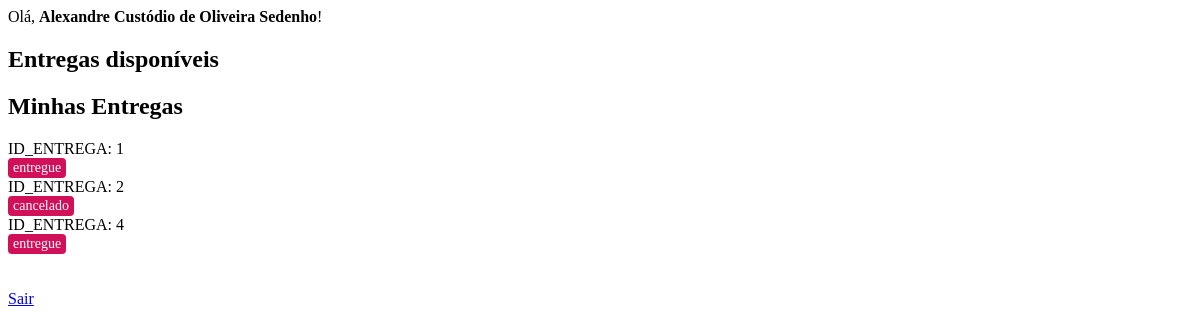
The app's page /entregador.php (signed in) with its own data.
### tables this page shows
CREATE TABLE `tab_entrega` (
  `id` int(11) NOT NULL,
  `id_consumidor` int(11) NOT NULL,
  `id_entregador` int(11) NOT NULL,
  `largura` int(11) NOT NULL,
  `altura` int(11) NOT NULL,
  `profundidade` int(11) NOT NULL,
  `peso` double NOT NULL,
  `sensivel` int(11) NOT NULL,
  `status` int(11) NOT NULL
);

CREATE TABLE `tab_status_entrega` (
  `id` int(11) NOT NULL,
  `des_status` varchar(50) NOT NULL
);

### entregador.php (the view, shortened to what this page needs)
<?php
    require('conexao.php');
    echo "Olá, <strong>{$_SESSION['nome_usuario']}</strong>!" . '<br>';
    echo "<h2>Entregas disponíveis</h2>";
    $sql2 = "SELECT te.id, te.largura, te.altura, te.profundidade, te.sensivel, te.peso, tse.des_status
            FROM tab_entrega AS te
            INNER JOIN tab_status_entrega AS tse
            ON tse.id = te.status
            WHERE te.id_entregador = {$_SESSION['id_usuario']}";
    $stm2 = $conexao->prepare($sql2);
    $stm2->execute();
    echo "<h2>Minhas Entregas</h2>";
    while($res2 = $stm2->fetch(PDO::FETCH_ASSOC)){
        if ($res2['des_status'] == "entregue") {
            echo "ID_ENTREGA: " . $res2['id'] . "<br>"
                . " <span class='btn-finalizar sem-hover'>" . $res2['des_status'] . "</span><br>";
        } else {
            echo "ID_ENTREGA: " . $res2['id'] . "<br>"
                . " <a class='btn-finalizar' href='finalizar_entrega.php?id=" . $res2['id'] . "'>"
                . "<span class='texto-normal'>" . $res2['des_status'] . "</span>"
                . "<span class='texto-hover'>Clique para concluir</span></a><br>";
        }
    }
    echo "<br><br><a href=\"sair.php\">Sair</a>";
?>

### entregador.php (style rules this page uses)
.btn-finalizar { display: inline-block; padding: 2px 5px; background-color: #d2105a; color: #ffffff; text-decoration: none; border-radius: 4px; font-size: 14px; cursor: pointer; }

### records on screen
tab_entrega: id "1", tab_status_entrega.des_status "entregue"
tab_entrega: id "2", tab_status_entrega.des_status "cancelado"
tab_entrega: id "4", tab_status_entrega.des_status "entregue"

### other values on screen
$_SESSION['nome_usuario'] "Alexandre Custódio de Oliveira Sedenho"
